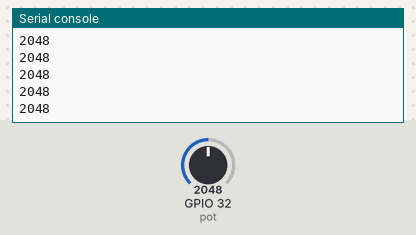
Recording of a program running on a simulated ESP32 board running MicroPython. On the bench: the last lines printed to the serial console. Inputs (shaded band) come from the test bench; at power-on: GPIO 32 (pot) = 2048 (analog values on the 0–4095 scale).

Above: at 1.2 s.
1.3 s: GPIO 32 (pot) set to 2866
At 1.31 s:
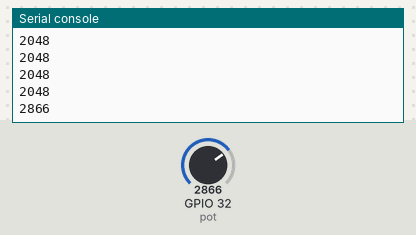
2.8 s: GPIO 32 (pot) set to 3603
At 2.81 s:
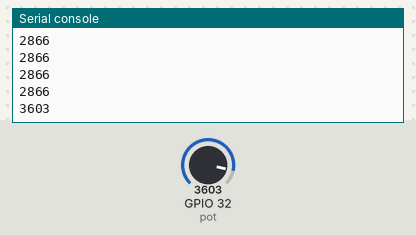
Timing chart, 0 to 5.8 s (numbered marks = the images above; inputs shaded):
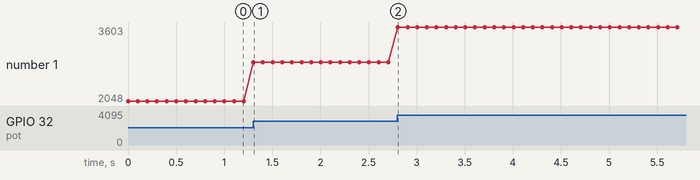

Measured:
- after the input at 1.3 s, the serial console: prints a new line at once (image 1)
- after the input at 2.8 s, the serial console: prints a new line at once (image 2)
- plotted number 1: 2048 → 2866 after the input at 1.3 s, 2866 → 3603 after the input at 2.8 s

The program:

read_pot.py
```python
from machine import Pin, ADC
from time import sleep
from lib.config import *

pot = ADC(Pin(DEFAULT_IOTKIT_POTI))
pot.atten(ADC.ATTN_11DB)       #Full range: 3.3v

while True:
  pot_value = pot.read()
  print(pot_value)
  sleep(0.1)
```

config.py
```python
### Default Pins esp32-devkitC-V4 bzw. Mapping auf IoTKitV3.1 small

DEFAULT_IOTKIT_LED1 = 5
DEFAULT_IOTKIT_BUZZER = 26
DEFAULT_IOTKIT_BUTTON1 = 0

# I2C Bus D15 und D14
DEFAULT_IOTKIT_I2C_SCL = 4
DEFAULT_IOTKIT_I2C_SDA = 2

# H-Bridge D2 - D7
DEFAULT_IOTKIT_MOTOR1_FWD	= 12
DEFAULT_IOTKIT_MOTOR1_PWM	= 13
DEFAULT_IOTKIT_MOTOR1_REV	= 14
DEFAULT_IOTKIT_MOTOR2_FWD	= 16
DEFAULT_IOTKIT_MOTOR2_PWM	= 15
DEFAULT_IOTKIT_MOTOR2_REW = 17

# SPI Bus D10 (SS), D11 - D13
DEFAULT_IOTKIT_SPI_SCLK = 23
DEFAULT_IOTKIT_SPI_MISO = 22
DEFAULT_IOTKIT_SPI_MOSI = 21
DEFAULT_IOTKIT_SPI_SS   = 27

# 4 x 3 Header D9 und D8
DEFAULT_IOTKIT_SERVO1 = 19
DEFAULT_IOTKIT_SERVO2 = 18

# Analog Pins, A2 bis A5
DEFAULT_IOTKIT_POTI = 32
DEFAULT_IOTKIT_HALL_SENSOR = 33
DEFAULT_IOTKIT_ADC_4 = 34
DEFAULT_IOTKIT_ADC_5 = 35

# UART
DEFAULT_IOTKIT_UART_TX = 1
DEFAULT_IOTKIT_UART_RX = 3
```
